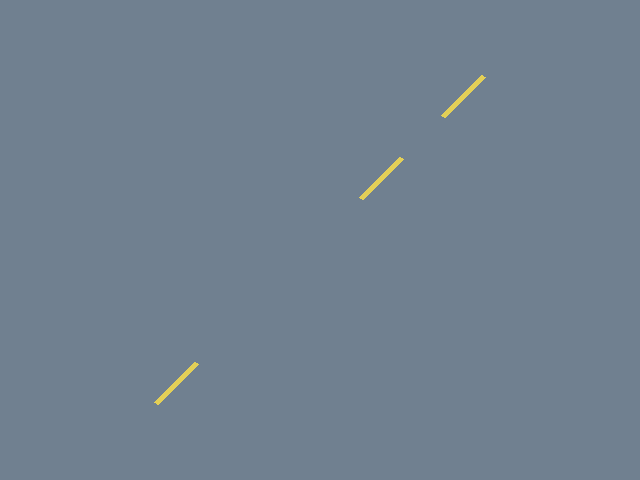

Here is the Python script that generated this plot:
#!/usr/bin/env python

# Render a stippled (dashed) line by creating a 1-D texture from a
# 16-bit pattern and applying it to a vtkLineSource via texture coords.

# Factory overrides: importing these modules registers the OpenGL rendering
# and interaction style implementations for vtkRenderingCore factory classes.
import vtkmodules.vtkInteractionStyle  # noqa: F401
import vtkmodules.vtkRenderingOpenGL2  # noqa: F401

# VTK pipeline classes used in this example
from vtkmodules.vtkCommonCore import vtkDoubleArray
from vtkmodules.vtkFiltersSources import vtkLineSource
from vtkmodules.vtkImagingSources import vtkImageCanvasSource2D
from vtkmodules.vtkRenderingCore import (
    vtkActor,
    vtkPolyDataMapper,
    vtkRenderWindow,
    vtkRenderWindowInteractor,
    vtkRenderer,
    vtkTexture,
)

# Colors (normalized RGB)
banana = (0.890, 0.812, 0.341)
background = (0.439, 0.502, 0.565)

# Stipple parameters
stipple_pattern = 0xA1A1
stipple_repeat = 2

# Source: generate a line from origin to (1,1,0)
line = vtkLineSource()
line.SetPoint1(0, 0, 0)
line.SetPoint2(1, 1, 0)
line.Update()

# Texture: build a 1-D RGBA image from the 16-bit stipple pattern
dimension = 16 * stipple_repeat
canvas = vtkImageCanvasSource2D()
canvas.SetScalarTypeToUnsignedChar()
canvas.SetNumberOfScalarComponents(4)
canvas.SetExtent(0, dimension - 1, 0, 0, 0, 0)
canvas.SetDrawColor(0, 0, 0, 0)
canvas.FillBox(0, dimension - 1, 0, 0)
canvas.SetDrawColor(255, 255, 255, 255)
for i in range(16):
    if (stipple_pattern & (1 << i)) != 0:
        for j in range(stipple_repeat):
            canvas.DrawPoint(i * stipple_repeat + j, 0)
canvas.Update()

texture = vtkTexture()
texture.SetInputConnection(canvas.GetOutputPort())
texture.InterpolateOff()
texture.RepeatOn()

# Texture coordinates: assign along the line so the pattern tiles
poly_data = line.GetOutput()
tcoords = vtkDoubleArray()
tcoords.SetNumberOfComponents(2)
tcoords.SetNumberOfTuples(poly_data.GetNumberOfPoints())
for i in range(poly_data.GetNumberOfPoints()):
    value = float(i) * 0.5 / (poly_data.GetNumberOfPoints() - 1)
    tcoords.SetComponent(i, 0, value)
    tcoords.SetComponent(i, 1, 0.0)
poly_data.GetPointData().SetTCoords(tcoords)

# Mapper: map line polygon data
mapper = vtkPolyDataMapper()
mapper.SetInputConnection(line.GetOutputPort())

# Actor: stippled line with texture
actor = vtkActor()
actor.SetMapper(mapper)
actor.GetProperty().SetLineWidth(5)
actor.GetProperty().SetColor(banana)
actor.SetTexture(texture)

# Renderer: assemble the scene
renderer = vtkRenderer()
renderer.AddActor(actor)
renderer.SetBackground(background)

# Window: display the rendered scene
render_window = vtkRenderWindow()
render_window.AddRenderer(renderer)
render_window.SetWindowName("stippled line")
render_window.SetMultiSamples(0)
render_window.SetSize(640, 480)

# Interactor: handle mouse and keyboard events
interactor = vtkRenderWindowInteractor()
interactor.SetRenderWindow(render_window)

# Launch the interactive visualization
render_window.Render()
interactor.Start()
